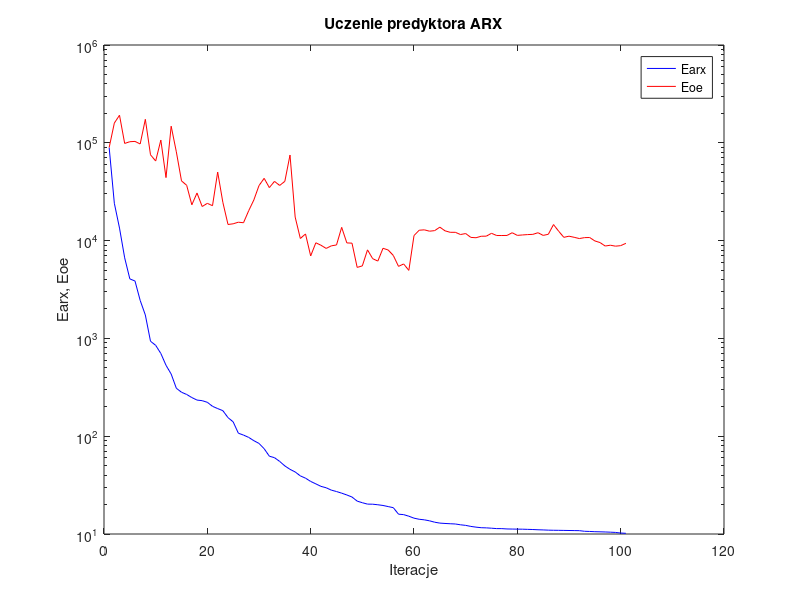
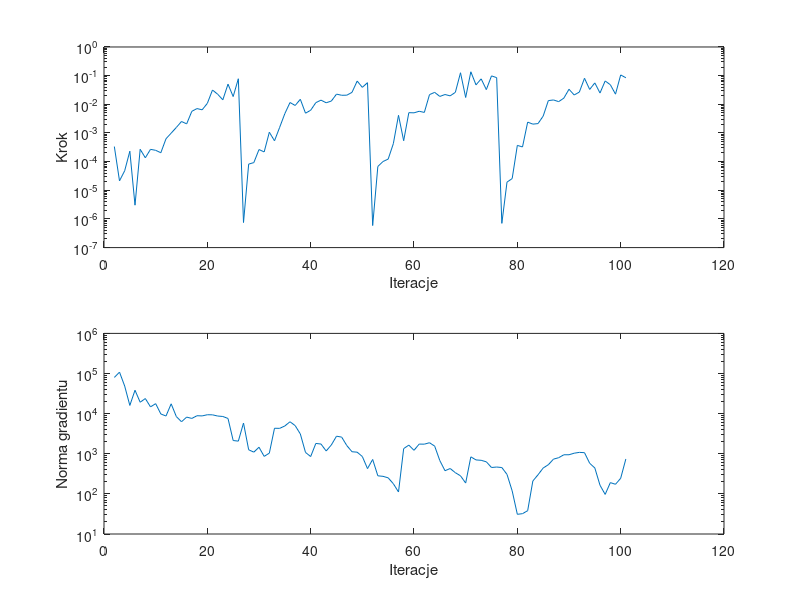

Write the MATLAB code that produced these figures, in order.
%uczenie predyktora arx
clear all;
n=0; farx(n+1)=8.925049e+004; foe(n+1)=8.954937e+004; wspucz(n+1)=0.000000e+000; ng(n+1)=0.000000e+000;
%odnowa zmiennej metryki
n=1; farx(n+1)=2.408534e+004; foe(n+1)=1.592036e+005; krok(n+1)=3.355212e-004; ng(n+1)=7.980240e+004;
n=2; farx(n+1)=1.343408e+004; foe(n+1)=1.913330e+005; krok(n+1)=2.132008e-005; ng(n+1)=1.081892e+005;
n=3; farx(n+1)=6.665166e+003; foe(n+1)=9.855195e+004; krok(n+1)=4.790051e-005; ng(n+1)=4.880092e+004;
n=4; farx(n+1)=4.060475e+003; foe(n+1)=1.026102e+005; krok(n+1)=2.308086e-004; ng(n+1)=1.601394e+004;
n=5; farx(n+1)=3.860339e+003; foe(n+1)=1.033548e+005; krok(n+1)=3.021959e-006; ng(n+1)=3.832548e+004;
n=6; farx(n+1)=2.447538e+003; foe(n+1)=9.730137e+004; krok(n+1)=2.695564e-004; ng(n+1)=1.923475e+004;
n=7; farx(n+1)=1.734999e+003; foe(n+1)=1.738344e+005; krok(n+1)=1.360048e-004; ng(n+1)=2.377129e+004;
n=8; farx(n+1)=9.352087e+002; foe(n+1)=7.541569e+004; krok(n+1)=2.681467e-004; ng(n+1)=1.472899e+004;
n=9; farx(n+1)=8.495360e+002; foe(n+1)=6.514280e+004; krok(n+1)=2.478815e-004; ng(n+1)=1.773006e+004;
n=10; farx(n+1)=7.017117e+002; foe(n+1)=1.066643e+005; krok(n+1)=2.040240e-004; ng(n+1)=9.805267e+003;
n=11; farx(n+1)=5.310740e+002; foe(n+1)=4.408218e+004; krok(n+1)=6.277808e-004; ng(n+1)=8.727811e+003;
n=12; farx(n+1)=4.321757e+002; foe(n+1)=1.478102e+005; krok(n+1)=9.854180e-004; ng(n+1)=1.756762e+004;
n=13; farx(n+1)=3.091688e+002; foe(n+1)=8.086895e+004; krok(n+1)=1.556794e-003; ng(n+1)=8.443441e+003;
n=14; farx(n+1)=2.815316e+002; foe(n+1)=4.079582e+004; krok(n+1)=2.511123e-003; ng(n+1)=6.277558e+003;
n=15; farx(n+1)=2.671576e+002; foe(n+1)=3.676652e+004; krok(n+1)=2.076855e-003; ng(n+1)=8.188635e+003;
n=16; farx(n+1)=2.483544e+002; foe(n+1)=2.323326e+004; krok(n+1)=5.700116e-003; ng(n+1)=7.599495e+003;
n=17; farx(n+1)=2.341110e+002; foe(n+1)=3.065498e+004; krok(n+1)=7.088910e-003; ng(n+1)=8.869346e+003;
n=18; farx(n+1)=2.308746e+002; foe(n+1)=2.231816e+004; krok(n+1)=6.428545e-003; ng(n+1)=8.778786e+003;
n=19; farx(n+1)=2.221182e+002; foe(n+1)=2.404297e+004; krok(n+1)=1.080144e-002; ng(n+1)=9.387224e+003;
n=20; farx(n+1)=2.020948e+002; foe(n+1)=2.273981e+004; krok(n+1)=3.153338e-002; ng(n+1)=9.338162e+003;
n=21; farx(n+1)=1.916226e+002; foe(n+1)=5.019979e+004; krok(n+1)=2.243356e-002; ng(n+1)=8.716921e+003;
n=22; farx(n+1)=1.825314e+002; foe(n+1)=2.465516e+004; krok(n+1)=1.438335e-002; ng(n+1)=8.495249e+003;
n=23; farx(n+1)=1.548952e+002; foe(n+1)=1.461284e+004; krok(n+1)=5.042484e-002; ng(n+1)=7.580412e+003;
n=24; farx(n+1)=1.401630e+002; foe(n+1)=1.485485e+004; krok(n+1)=1.863402e-002; ng(n+1)=2.138191e+003;
n=25; farx(n+1)=1.073486e+002; foe(n+1)=1.542034e+004; krok(n+1)=7.786255e-002; ng(n+1)=2.063998e+003;
%odnowa zmiennej metryki
n=26; farx(n+1)=1.026638e+002; foe(n+1)=1.523104e+004; krok(n+1)=7.488252e-007; ng(n+1)=5.827623e+003;
n=27; farx(n+1)=9.723032e+001; foe(n+1)=2.019178e+004; krok(n+1)=8.191911e-005; ng(n+1)=1.256739e+003;
n=28; farx(n+1)=9.000646e+001; foe(n+1)=2.603144e+004; krok(n+1)=9.242591e-005; ng(n+1)=1.096424e+003;
n=29; farx(n+1)=8.438482e+001; foe(n+1)=3.654401e+004; krok(n+1)=2.638590e-004; ng(n+1)=1.453873e+003;
n=30; farx(n+1)=7.444277e+001; foe(n+1)=4.331169e+004; krok(n+1)=2.178264e-004; ng(n+1)=8.602728e+002;
n=31; farx(n+1)=6.245610e+001; foe(n+1)=3.483788e+004; krok(n+1)=1.060828e-003; ng(n+1)=1.036226e+003;
n=32; farx(n+1)=6.031299e+001; foe(n+1)=4.032421e+004; krok(n+1)=5.326130e-004; ng(n+1)=4.321739e+003;
n=33; farx(n+1)=5.523349e+001; foe(n+1)=3.664428e+004; krok(n+1)=1.573435e-003; ng(n+1)=4.295905e+003;
n=34; farx(n+1)=4.968544e+001; foe(n+1)=4.035495e+004; krok(n+1)=4.729451e-003; ng(n+1)=4.931743e+003;
n=35; farx(n+1)=4.584393e+001; foe(n+1)=7.496964e+004; krok(n+1)=1.153579e-002; ng(n+1)=6.275950e+003;
n=36; farx(n+1)=4.310227e+001; foe(n+1)=1.739448e+004; krok(n+1)=9.100900e-003; ng(n+1)=5.029338e+003;
n=37; farx(n+1)=3.927704e+001; foe(n+1)=1.050681e+004; krok(n+1)=1.496365e-002; ng(n+1)=3.113370e+003;
n=38; farx(n+1)=3.724248e+001; foe(n+1)=1.169716e+004; krok(n+1)=4.896932e-003; ng(n+1)=1.079047e+003;
n=39; farx(n+1)=3.447964e+001; foe(n+1)=6.971527e+003; krok(n+1)=6.192369e-003; ng(n+1)=8.522415e+002;
n=40; farx(n+1)=3.254998e+001; foe(n+1)=9.499941e+003; krok(n+1)=1.142218e-002; ng(n+1)=1.808202e+003;
n=41; farx(n+1)=3.069478e+001; foe(n+1)=8.959385e+003; krok(n+1)=1.396192e-002; ng(n+1)=1.747064e+003;
n=42; farx(n+1)=2.970170e+001; foe(n+1)=8.320820e+003; krok(n+1)=1.131031e-002; ng(n+1)=1.173247e+003;
n=43; farx(n+1)=2.809136e+001; foe(n+1)=8.840838e+003; krok(n+1)=1.297031e-002; ng(n+1)=1.656806e+003;
n=44; farx(n+1)=2.717961e+001; foe(n+1)=9.023425e+003; krok(n+1)=2.262062e-002; ng(n+1)=2.739666e+003;
n=45; farx(n+1)=2.615517e+001; foe(n+1)=1.366004e+004; krok(n+1)=2.065111e-002; ng(n+1)=2.600637e+003;
n=46; farx(n+1)=2.506608e+001; foe(n+1)=9.472575e+003; krok(n+1)=2.080702e-002; ng(n+1)=1.597496e+003;
n=47; farx(n+1)=2.388868e+001; foe(n+1)=9.414865e+003; krok(n+1)=2.610023e-002; ng(n+1)=1.123287e+003;
n=48; farx(n+1)=2.168859e+001; foe(n+1)=5.321173e+003; krok(n+1)=6.468141e-002; ng(n+1)=1.094509e+003;
n=49; farx(n+1)=2.088452e+001; foe(n+1)=5.513801e+003; krok(n+1)=3.907153e-002; ng(n+1)=8.537949e+002;
n=50; farx(n+1)=2.021149e+001; foe(n+1)=8.040457e+003; krok(n+1)=5.679907e-002; ng(n+1)=4.265767e+002;
%odnowa zmiennej metryki
n=51; farx(n+1)=2.017052e+001; foe(n+1)=6.536102e+003; krok(n+1)=5.881871e-007; ng(n+1)=7.212215e+002;
n=52; farx(n+1)=1.990754e+001; foe(n+1)=6.174080e+003; krok(n+1)=6.783250e-005; ng(n+1)=2.821151e+002;
n=53; farx(n+1)=1.957809e+001; foe(n+1)=8.347342e+003; krok(n+1)=1.007837e-004; ng(n+1)=2.737898e+002;
n=54; farx(n+1)=1.907519e+001; foe(n+1)=8.016233e+003; krok(n+1)=1.224225e-004; ng(n+1)=2.511706e+002;
n=55; farx(n+1)=1.858280e+001; foe(n+1)=7.043401e+003; krok(n+1)=4.228014e-004; ng(n+1)=1.792563e+002;
n=56; farx(n+1)=1.594574e+001; foe(n+1)=5.451554e+003; krok(n+1)=4.126268e-003; ng(n+1)=1.115350e+002;
n=57; farx(n+1)=1.578012e+001; foe(n+1)=5.771884e+003; krok(n+1)=5.362933e-004; ng(n+1)=1.345518e+003;
n=58; farx(n+1)=1.520264e+001; foe(n+1)=4.959879e+003; krok(n+1)=5.107684e-003; ng(n+1)=1.641942e+003;
n=59; farx(n+1)=1.452088e+001; foe(n+1)=1.125893e+004; krok(n+1)=5.038654e-003; ng(n+1)=1.218013e+003;
n=60; farx(n+1)=1.414790e+001; foe(n+1)=1.276775e+004; krok(n+1)=5.711090e-003; ng(n+1)=1.742199e+003;
n=61; farx(n+1)=1.396148e+001; foe(n+1)=1.288536e+004; krok(n+1)=5.214527e-003; ng(n+1)=1.734267e+003;
n=62; farx(n+1)=1.364148e+001; foe(n+1)=1.248082e+004; krok(n+1)=2.178313e-002; ng(n+1)=1.883582e+003;
n=63; farx(n+1)=1.320432e+001; foe(n+1)=1.264782e+004; krok(n+1)=2.607440e-002; ng(n+1)=1.550651e+003;
n=64; farx(n+1)=1.292555e+001; foe(n+1)=1.372596e+004; krok(n+1)=1.881038e-002; ng(n+1)=6.747244e+002;
n=65; farx(n+1)=1.281863e+001; foe(n+1)=1.259208e+004; krok(n+1)=2.194150e-002; ng(n+1)=3.777835e+002;
n=66; farx(n+1)=1.273336e+001; foe(n+1)=1.215923e+004; krok(n+1)=1.971968e-002; ng(n+1)=4.286168e+002;
n=67; farx(n+1)=1.265999e+001; foe(n+1)=1.215587e+004; krok(n+1)=2.606552e-002; ng(n+1)=3.375822e+002;
n=68; farx(n+1)=1.242127e+001; foe(n+1)=1.153610e+004; krok(n+1)=1.261335e-001; ng(n+1)=2.818982e+002;
n=69; farx(n+1)=1.225295e+001; foe(n+1)=1.180866e+004; krok(n+1)=1.729712e-002; ng(n+1)=1.862469e+002;
n=70; farx(n+1)=1.195738e+001; foe(n+1)=1.078617e+004; krok(n+1)=1.363489e-001; ng(n+1)=8.378884e+002;
n=71; farx(n+1)=1.175192e+001; foe(n+1)=1.069509e+004; krok(n+1)=4.757597e-002; ng(n+1)=7.023552e+002;
n=72; farx(n+1)=1.159855e+001; foe(n+1)=1.108154e+004; krok(n+1)=7.727538e-002; ng(n+1)=6.865414e+002;
n=73; farx(n+1)=1.155440e+001; foe(n+1)=1.110543e+004; krok(n+1)=3.252259e-002; ng(n+1)=6.298454e+002;
n=74; farx(n+1)=1.146319e+001; foe(n+1)=1.187483e+004; krok(n+1)=9.809225e-002; ng(n+1)=4.546435e+002;
n=75; farx(n+1)=1.135742e+001; foe(n+1)=1.127215e+004; krok(n+1)=8.509079e-002; ng(n+1)=4.669406e+002;
%odnowa zmiennej metryki
n=76; farx(n+1)=1.134878e+001; foe(n+1)=1.127350e+004; krok(n+1)=7.009401e-007; ng(n+1)=4.535619e+002;
n=77; farx(n+1)=1.126166e+001; foe(n+1)=1.129148e+004; krok(n+1)=1.927050e-005; ng(n+1)=3.059234e+002;
n=78; farx(n+1)=1.123538e+001; foe(n+1)=1.203516e+004; krok(n+1)=2.556688e-005; ng(n+1)=1.188159e+002;
n=79; farx(n+1)=1.121520e+001; foe(n+1)=1.130822e+004; krok(n+1)=3.682534e-004; ng(n+1)=3.096451e+001;
n=80; farx(n+1)=1.120026e+001; foe(n+1)=1.142284e+004; krok(n+1)=3.250430e-004; ng(n+1)=3.212170e+001;
n=81; farx(n+1)=1.115445e+001; foe(n+1)=1.152274e+004; krok(n+1)=2.388829e-003; ng(n+1)=3.813419e+001;
n=82; farx(n+1)=1.111439e+001; foe(n+1)=1.158293e+004; krok(n+1)=2.032662e-003; ng(n+1)=2.092294e+002;
n=83; farx(n+1)=1.104885e+001; foe(n+1)=1.204051e+004; krok(n+1)=2.121656e-003; ng(n+1)=2.991519e+002;
n=84; farx(n+1)=1.100840e+001; foe(n+1)=1.130401e+004; krok(n+1)=3.870712e-003; ng(n+1)=4.406860e+002;
n=85; farx(n+1)=1.095017e+001; foe(n+1)=1.160796e+004; krok(n+1)=1.345640e-002; ng(n+1)=5.331534e+002;
n=86; farx(n+1)=1.091969e+001; foe(n+1)=1.458687e+004; krok(n+1)=1.417782e-002; ng(n+1)=7.350938e+002;
n=87; farx(n+1)=1.090446e+001; foe(n+1)=1.247526e+004; krok(n+1)=1.238474e-002; ng(n+1)=7.970928e+002;
n=88; farx(n+1)=1.088201e+001; foe(n+1)=1.080112e+004; krok(n+1)=1.640492e-002; ng(n+1)=9.431995e+002;
n=89; farx(n+1)=1.086109e+001; foe(n+1)=1.109742e+004; krok(n+1)=3.350022e-002; ng(n+1)=9.443460e+002;
n=90; farx(n+1)=1.083946e+001; foe(n+1)=1.080793e+004; krok(n+1)=2.113019e-002; ng(n+1)=1.032398e+003;
n=91; farx(n+1)=1.081925e+001; foe(n+1)=1.049269e+004; krok(n+1)=2.667694e-002; ng(n+1)=1.082813e+003;
n=92; farx(n+1)=1.066297e+001; foe(n+1)=1.072634e+004; krok(n+1)=8.100548e-002; ng(n+1)=1.064015e+003;
n=93; farx(n+1)=1.062021e+001; foe(n+1)=1.075676e+004; krok(n+1)=3.300845e-002; ng(n+1)=5.801488e+002;
n=94; farx(n+1)=1.055800e+001; foe(n+1)=9.923456e+003; krok(n+1)=5.576355e-002; ng(n+1)=4.418074e+002;
n=95; farx(n+1)=1.052928e+001; foe(n+1)=9.551026e+003; krok(n+1)=2.477353e-002; ng(n+1)=1.641641e+002;
n=96; farx(n+1)=1.049087e+001; foe(n+1)=8.801917e+003; krok(n+1)=6.524238e-002; ng(n+1)=9.699854e+001;
n=97; farx(n+1)=1.044021e+001; foe(n+1)=8.970734e+003; krok(n+1)=4.815335e-002; ng(n+1)=1.907930e+002;
n=98; farx(n+1)=1.037975e+001; foe(n+1)=8.772270e+003; krok(n+1)=2.258989e-002; ng(n+1)=1.735118e+002;
n=99; farx(n+1)=1.023223e+001; foe(n+1)=8.879275e+003; krok(n+1)=1.057221e-001; ng(n+1)=2.445430e+002;
n=100; farx(n+1)=1.016666e+001; foe(n+1)=9.372890e+003; krok(n+1)=8.452792e-002; ng(n+1)=7.391275e+002;

figure; semilogy(farx,'b'); hold on; semilogy(foe,'r'); xlabel('Iteracje'); ylabel('Earx, Eoe'); legend('Earx','Eoe'); title('Uczenie predyktora ARX');
figure; subplot(2,1,1); semilogy(krok); xlabel('Iteracje'); ylabel('Krok');
subplot(2,1,2); semilogy(ng); xlabel('Iteracje'); ylabel('Norma gradientu');
Earx=farx(n+1)
Eoe=foe(n+1)
